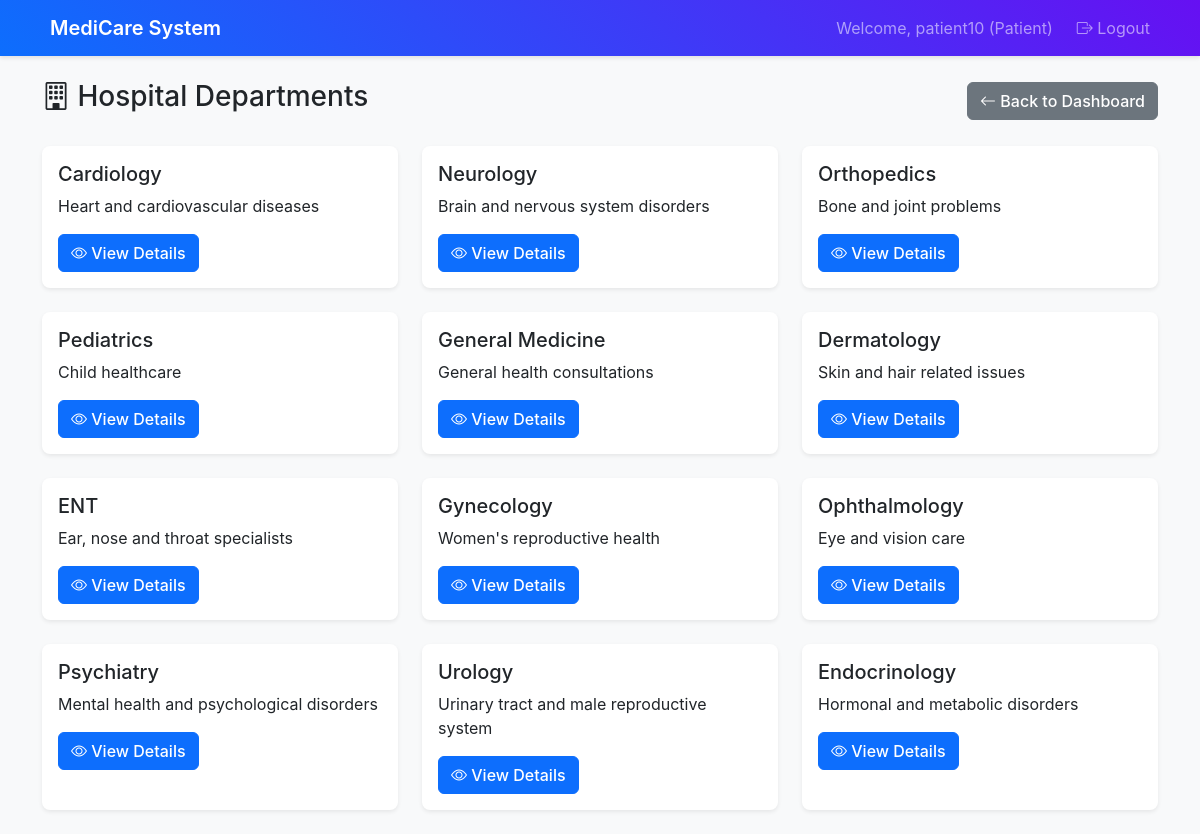
Screenshot of /patient/departments (signed in) with the database file from the repository.
### app.py (models this page shows)
class Department(db.Model):
    __tablename__ = 'departments'
    id: Mapped[int] = mapped_column(primary_key=True)
    name: Mapped[str] = mapped_column(unique=True, nullable=False)
    description: Mapped[str] = mapped_column()

### routes.py (the view)
@app.route('/patient/departments')
@login_required
@role_required(['patient'])
def patient_departments():
    patient = Patient.query.join(User).filter(User.id == session['user_id']).first()
    if not patient:
        flash('Patient profile not found', 'error')
        return redirect(url_for('logout'))
    departments = Department.query.all()
    return render_template('departments.html',
                         patient=patient,
                         departments=departments)

### routes.py (called while the page is built)
def login_required(f):
    @wraps(f)
    def decorated_function(*args, **kwargs):
        if 'user_id' not in session:
            return redirect(url_for('login'))
        return f(*args, **kwargs)
    return decorated_function

def role_required(roles):
    def decorator(f):
        @wraps(f)
        def decorated_function(*args, **kwargs):
            if 'user_role' not in session or session['user_role'] not in roles:
                flash('Access denied. Insufficient permissions.', 'error')
                return redirect(url_for('login'))
            return f(*args, **kwargs)
        return decorated_function
    return decorator

### templates/departments.html (shortened to what this page needs)
{% extends "base.html" %}
{% block content %}
<div class="row">
    <div class="col-12">
        <div class="d-flex justify-content-between align-items-center mb-4">
            <h1 class="h3">
                <i class="bi bi-building"></i> Hospital Departments
            </h1>
            <a href="{{ url_for('patient_dashboard') }}" class="btn btn-secondary">
                <i class="bi bi-arrow-left"></i> Back to Dashboard
            </a>
        </div>
    </div>
</div>
<div class="row">
    <div class="col-12">
        {% if departments %}
        <div class="row">
            {% for department in departments %}
            <div class="col-md-6 col-lg-4 mb-4">
                <div class="card h-100">
                    <div class="card-body">
                        <h5 class="card-title">{{ department.name }}</h5>
                        <p class="card-text">{{ department.description or 'No description available' }}</p>
                        <a href="{{ url_for('department_details', department_id=department.id) }}" class="btn btn-primary">
                            <i class="bi bi-eye"></i> View Details
                        </a>
                    </div>
                </div>
            </div>
            {% endfor %}
        </div>
        {% else %}
        <div class="text-center py-4">
            <i class="bi bi-building display-1 text-muted"></i>
            <h4 class="text-muted">No departments available</h4>
            <p class="text-muted">Departments will appear here</p>
        </div>
        {% endif %}
    </div>
</div>
{% endblock %}

### static/style.css (style rules this page uses)
:root { --primary-color: #0d6efd; --success-color: #198754; --info-color: #0dcaf0; --warning-color: #ffc107; --danger-color: #dc3545; --light-color: #f8f9fa; --dark-color: #212529; }
body { background-color: #f8f9fa; font-family: -apple-system, BlinkMacSystemFont, 'Segoe UI', Roboto, sans-serif; }
.card { border: none; box-shadow: 0 0.125rem 0.25rem rgba(0, 0, 0, 0.075); border-radius: 0.5rem; transition: box-shadow 0.15s ease-in-out; }
.btn { border-radius: 0.375rem; font-weight: 500; transition: all 0.15s ease-in-out; }
.btn-primary { background-color: var(--primary-color); border-color: var(--primary-color); }
.card, .alert { animation: fadeInUp 0.5s ease-out; }

### rows the page displays
Department: name "Cardiology", description "Heart and cardiovascular diseases"
Department: name "Neurology", description "Brain and nervous system disorders"
Department: name "Orthopedics", description "Bone and joint problems"
Department: name "Pediatrics", description "Child healthcare"
Department: name "General Medicine", description "General health consultations"
Department: name "Dermatology", description "Skin and hair related issues"
Department: name "ENT", description "Ear, nose and throat specialists"
Department: name "Gynecology", description "Women's reproductive health"
Department: name "Ophthalmology", description "Eye and vision care"
Department: name "Psychiatry", description "Mental health and psychological disorders"
Department: name "Urology", description "Urinary tract and male reproductive system"
Department: name "Endocrinology", description "Hormonal and metabolic disorders"

### other values shown
{{ session.username }} "patient10"
{{ session.user_role.title() }} "Patient"
